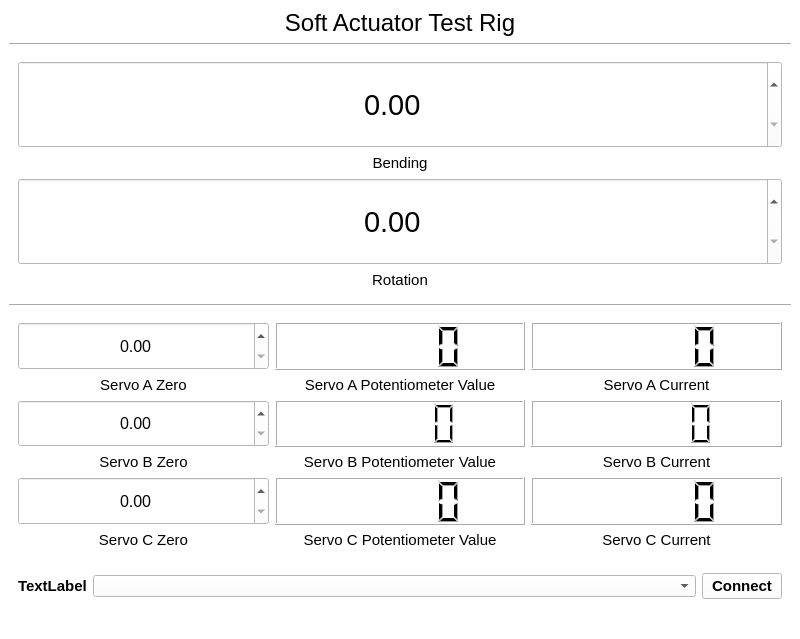
<?xml version="1.0" encoding="UTF-8"?>
<ui version="4.0">
 <class>MainWindow</class>
 <widget class="QMainWindow" name="MainWindow">
  <property name="geometry">
   <rect>
    <x>0</x>
    <y>0</y>
    <width>800</width>
    <height>639</height>
   </rect>
  </property>
  <property name="windowTitle">
   <string>MainWindow</string>
  </property>
  <property name="styleSheet">
   <string notr="true">background-color: rgb(255, 255, 255);</string>
  </property>
  <widget class="QWidget" name="centralwidget">
   <layout class="QGridLayout" name="gridLayout">
    <item row="0" column="0">
     <widget class="QLabel" name="label_12">
      <property name="sizePolicy">
       <sizepolicy hsizetype="Preferred" vsizetype="Maximum">
        <horstretch>0</horstretch>
        <verstretch>0</verstretch>
       </sizepolicy>
      </property>
      <property name="font">
       <font>
        <pointsize>18</pointsize>
       </font>
      </property>
      <property name="text">
       <string>Soft Actuator Test Rig</string>
      </property>
      <property name="alignment">
       <set>Qt::AlignCenter</set>
      </property>
     </widget>
    </item>
    <item row="4" column="0">
     <widget class="QWidget" name="widget_2" native="true">
      <layout class="QGridLayout" name="gridLayout_2">
       <item row="3" column="1">
        <widget class="QLabel" name="label_5">
         <property name="sizePolicy">
          <sizepolicy hsizetype="Preferred" vsizetype="Maximum">
           <horstretch>0</horstretch>
           <verstretch>0</verstretch>
          </sizepolicy>
         </property>
         <property name="font">
          <font>
           <pointsize>11</pointsize>
          </font>
         </property>
         <property name="text">
          <string>Servo B Potentiometer Value</string>
         </property>
         <property name="alignment">
          <set>Qt::AlignCenter</set>
         </property>
        </widget>
       </item>
       <item row="1" column="0">
        <widget class="QLabel" name="label">
         <property name="sizePolicy">
          <sizepolicy hsizetype="Preferred" vsizetype="Maximum">
           <horstretch>0</horstretch>
           <verstretch>0</verstretch>
          </sizepolicy>
         </property>
         <property name="font">
          <font>
           <pointsize>11</pointsize>
          </font>
         </property>
         <property name="text">
          <string>Servo A Zero</string>
         </property>
         <property name="alignment">
          <set>Qt::AlignCenter</set>
         </property>
        </widget>
       </item>
       <item row="3" column="0">
        <widget class="QLabel" name="label_4">
         <property name="sizePolicy">
          <sizepolicy hsizetype="Preferred" vsizetype="Maximum">
           <horstretch>0</horstretch>
           <verstretch>0</verstretch>
          </sizepolicy>
         </property>
         <property name="font">
          <font>
           <pointsize>11</pointsize>
          </font>
         </property>
         <property name="text">
          <string>Servo B Zero</string>
         </property>
         <property name="alignment">
          <set>Qt::AlignCenter</set>
         </property>
        </widget>
       </item>
       <item row="0" column="2">
        <widget class="QLCDNumber" name="servo_a_current">
         <property name="sizePolicy">
          <sizepolicy hsizetype="Preferred" vsizetype="Preferred">
           <horstretch>0</horstretch>
           <verstretch>0</verstretch>
          </sizepolicy>
         </property>
        </widget>
       </item>
       <item row="4" column="1">
        <widget class="QLCDNumber" name="servo_c_potentiometer">
         <property name="sizePolicy">
          <sizepolicy hsizetype="Preferred" vsizetype="Preferred">
           <horstretch>0</horstretch>
           <verstretch>0</verstretch>
          </sizepolicy>
         </property>
        </widget>
       </item>
       <item row="2" column="2">
        <widget class="QLCDNumber" name="servo_b_current">
         <property name="sizePolicy">
          <sizepolicy hsizetype="Preferred" vsizetype="Preferred">
           <horstretch>0</horstretch>
           <verstretch>0</verstretch>
          </sizepolicy>
         </property>
        </widget>
       </item>
       <item row="2" column="0">
        <widget class="QDoubleSpinBox" name="servo_b_zero">
         <property name="sizePolicy">
          <sizepolicy hsizetype="Preferred" vsizetype="Preferred">
           <horstretch>0</horstretch>
           <verstretch>0</verstretch>
          </sizepolicy>
         </property>
         <property name="font">
          <font>
           <pointsize>12</pointsize>
          </font>
         </property>
         <property name="alignment">
          <set>Qt::AlignCenter</set>
         </property>
         <property name="maximum">
          <double>180.000000000000000</double>
         </property>
        </widget>
       </item>
       <item row="0" column="1">
        <widget class="QLCDNumber" name="servo_a_potentiometer">
         <property name="sizePolicy">
          <sizepolicy hsizetype="Preferred" vsizetype="Preferred">
           <horstretch>0</horstretch>
           <verstretch>0</verstretch>
          </sizepolicy>
         </property>
        </widget>
       </item>
       <item row="2" column="1">
        <widget class="QLCDNumber" name="servo_b_potentiometer">
         <property name="sizePolicy">
          <sizepolicy hsizetype="Preferred" vsizetype="Preferred">
           <horstretch>0</horstretch>
           <verstretch>0</verstretch>
          </sizepolicy>
         </property>
        </widget>
       </item>
       <item row="1" column="2">
        <widget class="QLabel" name="label_3">
         <property name="sizePolicy">
          <sizepolicy hsizetype="Preferred" vsizetype="Maximum">
           <horstretch>0</horstretch>
           <verstretch>0</verstretch>
          </sizepolicy>
         </property>
         <property name="font">
          <font>
           <pointsize>11</pointsize>
          </font>
         </property>
         <property name="text">
          <string>Servo A Current</string>
         </property>
         <property name="alignment">
          <set>Qt::AlignCenter</set>
         </property>
        </widget>
       </item>
       <item row="4" column="0">
        <widget class="QDoubleSpinBox" name="servo_c_zero">
         <property name="sizePolicy">
          <sizepolicy hsizetype="Preferred" vsizetype="Preferred">
           <horstretch>0</horstretch>
           <verstretch>0</verstretch>
          </sizepolicy>
         </property>
         <property name="font">
          <font>
           <pointsize>12</pointsize>
          </font>
         </property>
         <property name="alignment">
          <set>Qt::AlignCenter</set>
         </property>
         <property name="maximum">
          <double>180.000000000000000</double>
         </property>
        </widget>
       </item>
       <item row="4" column="2">
        <widget class="QLCDNumber" name="servo_c_current">
         <property name="sizePolicy">
          <sizepolicy hsizetype="Preferred" vsizetype="Preferred">
           <horstretch>0</horstretch>
           <verstretch>0</verstretch>
          </sizepolicy>
         </property>
        </widget>
       </item>
       <item row="1" column="1">
        <widget class="QLabel" name="label_2">
         <property name="sizePolicy">
          <sizepolicy hsizetype="Preferred" vsizetype="Maximum">
           <horstretch>0</horstretch>
           <verstretch>0</verstretch>
          </sizepolicy>
         </property>
         <property name="font">
          <font>
           <pointsize>11</pointsize>
          </font>
         </property>
         <property name="text">
          <string>Servo A Potentiometer Value</string>
         </property>
         <property name="alignment">
          <set>Qt::AlignCenter</set>
         </property>
        </widget>
       </item>
       <item row="0" column="0">
        <widget class="QDoubleSpinBox" name="servo_a_zero">
         <property name="sizePolicy">
          <sizepolicy hsizetype="Preferred" vsizetype="Preferred">
           <horstretch>0</horstretch>
           <verstretch>0</verstretch>
          </sizepolicy>
         </property>
         <property name="font">
          <font>
           <pointsize>12</pointsize>
          </font>
         </property>
         <property name="alignment">
          <set>Qt::AlignCenter</set>
         </property>
         <property name="maximum">
          <double>180.000000000000000</double>
         </property>
        </widget>
       </item>
       <item row="5" column="0">
        <widget class="QLabel" name="label_6">
         <property name="sizePolicy">
          <sizepolicy hsizetype="Preferred" vsizetype="Maximum">
           <horstretch>0</horstretch>
           <verstretch>0</verstretch>
          </sizepolicy>
         </property>
         <property name="font">
          <font>
           <pointsize>11</pointsize>
          </font>
         </property>
         <property name="text">
          <string>Servo C Zero</string>
         </property>
         <property name="alignment">
          <set>Qt::AlignCenter</set>
         </property>
        </widget>
       </item>
       <item row="5" column="1">
        <widget class="QLabel" name="label_7">
         <property name="sizePolicy">
          <sizepolicy hsizetype="Preferred" vsizetype="Maximum">
           <horstretch>0</horstretch>
           <verstretch>0</verstretch>
          </sizepolicy>
         </property>
         <property name="font">
          <font>
           <pointsize>11</pointsize>
          </font>
         </property>
         <property name="text">
          <string>Servo C Potentiometer Value</string>
         </property>
         <property name="alignment">
          <set>Qt::AlignCenter</set>
         </property>
        </widget>
       </item>
       <item row="3" column="2">
        <widget class="QLabel" name="label_8">
         <property name="sizePolicy">
          <sizepolicy hsizetype="Preferred" vsizetype="Maximum">
           <horstretch>0</horstretch>
           <verstretch>0</verstretch>
          </sizepolicy>
         </property>
         <property name="font">
          <font>
           <pointsize>11</pointsize>
          </font>
         </property>
         <property name="text">
          <string>Servo B Current</string>
         </property>
         <property name="alignment">
          <set>Qt::AlignCenter</set>
         </property>
        </widget>
       </item>
       <item row="5" column="2">
        <widget class="QLabel" name="label_9">
         <property name="sizePolicy">
          <sizepolicy hsizetype="Preferred" vsizetype="Maximum">
           <horstretch>0</horstretch>
           <verstretch>0</verstretch>
          </sizepolicy>
         </property>
         <property name="font">
          <font>
           <pointsize>11</pointsize>
          </font>
         </property>
         <property name="text">
          <string>Servo C Current</string>
         </property>
         <property name="alignment">
          <set>Qt::AlignCenter</set>
         </property>
        </widget>
       </item>
      </layout>
     </widget>
    </item>
    <item row="1" column="0">
     <widget class="Line" name="line_2">
      <property name="orientation">
       <enum>Qt::Horizontal</enum>
      </property>
     </widget>
    </item>
    <item row="3" column="0">
     <widget class="Line" name="line">
      <property name="font">
       <font>
        <pointsize>8</pointsize>
       </font>
      </property>
      <property name="orientation">
       <enum>Qt::Horizontal</enum>
      </property>
     </widget>
    </item>
    <item row="2" column="0">
     <widget class="QWidget" name="widget" native="true">
      <layout class="QGridLayout" name="gridLayout_3">
       <item row="1" column="0">
        <widget class="QLabel" name="label_10">
         <property name="sizePolicy">
          <sizepolicy hsizetype="Preferred" vsizetype="Maximum">
           <horstretch>0</horstretch>
           <verstretch>0</verstretch>
          </sizepolicy>
         </property>
         <property name="font">
          <font>
           <pointsize>11</pointsize>
          </font>
         </property>
         <property name="text">
          <string>Bending</string>
         </property>
         <property name="alignment">
          <set>Qt::AlignCenter</set>
         </property>
        </widget>
       </item>
       <item row="3" column="0">
        <widget class="QLabel" name="label_11">
         <property name="sizePolicy">
          <sizepolicy hsizetype="Preferred" vsizetype="Maximum">
           <horstretch>0</horstretch>
           <verstretch>0</verstretch>
          </sizepolicy>
         </property>
         <property name="font">
          <font>
           <pointsize>11</pointsize>
          </font>
         </property>
         <property name="text">
          <string>Rotation</string>
         </property>
         <property name="alignment">
          <set>Qt::AlignCenter</set>
         </property>
        </widget>
       </item>
       <item row="0" column="0">
        <widget class="QDoubleSpinBox" name="bending">
         <property name="sizePolicy">
          <sizepolicy hsizetype="Preferred" vsizetype="Preferred">
           <horstretch>0</horstretch>
           <verstretch>0</verstretch>
          </sizepolicy>
         </property>
         <property name="font">
          <font>
           <pointsize>22</pointsize>
          </font>
         </property>
         <property name="alignment">
          <set>Qt::AlignCenter</set>
         </property>
        </widget>
       </item>
       <item row="2" column="0">
        <widget class="QDoubleSpinBox" name="rotation">
         <property name="sizePolicy">
          <sizepolicy hsizetype="Preferred" vsizetype="Preferred">
           <horstretch>0</horstretch>
           <verstretch>0</verstretch>
          </sizepolicy>
         </property>
         <property name="font">
          <font>
           <pointsize>22</pointsize>
          </font>
         </property>
         <property name="alignment">
          <set>Qt::AlignCenter</set>
         </property>
        </widget>
       </item>
      </layout>
     </widget>
    </item>
    <item row="5" column="0">
     <widget class="QWidget" name="widget_3" native="true">
      <property name="sizePolicy">
       <sizepolicy hsizetype="Preferred" vsizetype="Maximum">
        <horstretch>0</horstretch>
        <verstretch>0</verstretch>
       </sizepolicy>
      </property>
      <layout class="QGridLayout" name="gridLayout_4">
       <item row="0" column="2">
        <widget class="QPushButton" name="Serial_Connect">
         <property name="sizePolicy">
          <sizepolicy hsizetype="Maximum" vsizetype="Fixed">
           <horstretch>0</horstretch>
           <verstretch>0</verstretch>
          </sizepolicy>
         </property>
         <property name="font">
          <font>
           <pointsize>11</pointsize>
           <weight>75</weight>
           <bold>true</bold>
          </font>
         </property>
         <property name="text">
          <string>Connect</string>
         </property>
        </widget>
       </item>
       <item row="0" column="1">
        <widget class="QComboBox" name="Serial_Ports"/>
       </item>
       <item row="0" column="0">
        <widget class="QLabel" name="Serial_Status_Label">
         <property name="sizePolicy">
          <sizepolicy hsizetype="Maximum" vsizetype="Preferred">
           <horstretch>0</horstretch>
           <verstretch>0</verstretch>
          </sizepolicy>
         </property>
         <property name="font">
          <font>
           <pointsize>11</pointsize>
           <weight>75</weight>
           <bold>true</bold>
          </font>
         </property>
         <property name="styleSheet">
          <string notr="true"/>
         </property>
         <property name="text">
          <string>TextLabel</string>
         </property>
        </widget>
       </item>
      </layout>
     </widget>
    </item>
   </layout>
  </widget>
  <widget class="QMenuBar" name="menubar">
   <property name="geometry">
    <rect>
     <x>0</x>
     <y>0</y>
     <width>800</width>
     <height>26</height>
    </rect>
   </property>
  </widget>
  <widget class="QStatusBar" name="statusbar"/>
 </widget>
 <resources/>
 <connections/>
</ui>
